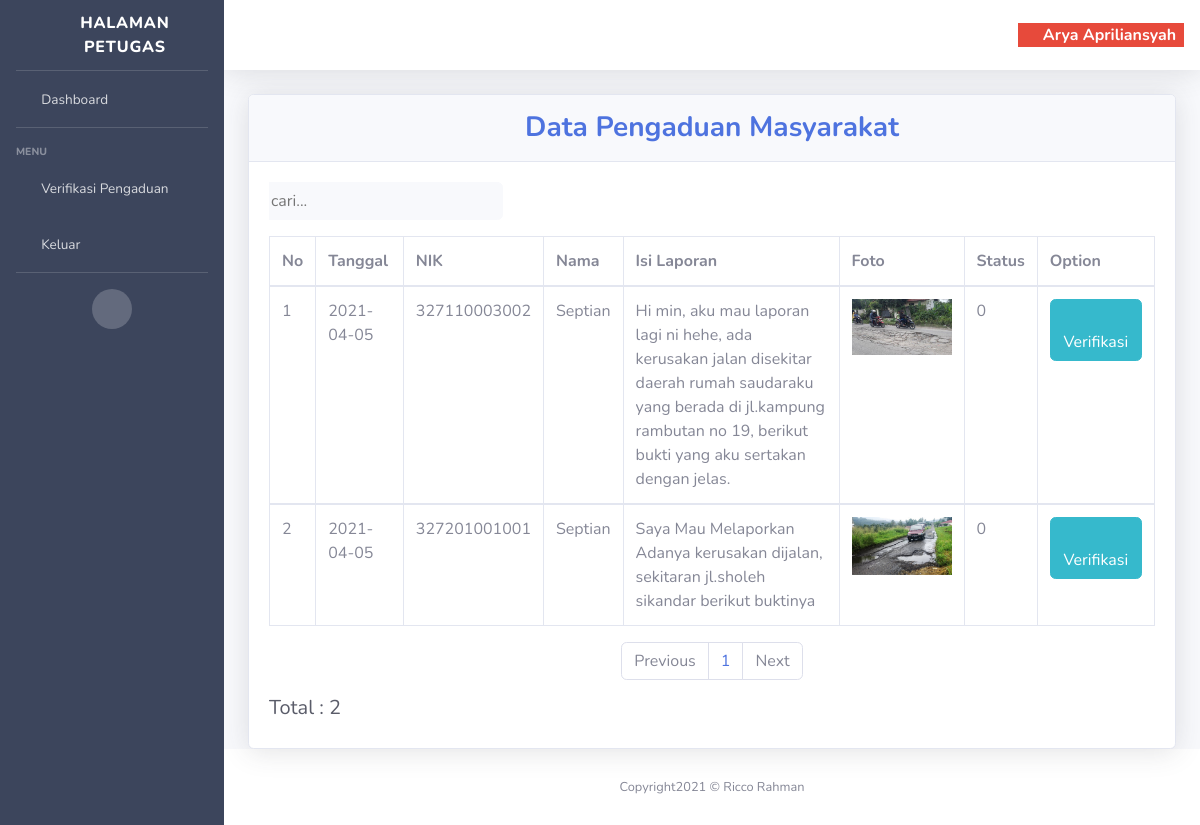
Page /petugas/dashboard/index.php?u=validasi_verifikasi (signed in) on the committed database.
### tables this page shows
CREATE TABLE IF NOT EXISTS `pengaduan` (
  `id_pengaduan` int(11) NOT NULL AUTO_INCREMENT,
  `tgl_pengaduan` date NOT NULL,
  `nik` varchar(16) NOT NULL,
  `nama` varchar(35) NOT NULL,
  `isi_laporan` text NOT NULL,
  `foto` varchar(255) NOT NULL,
  `status` enum('0','proses','selesai') NOT NULL,
  PRIMARY KEY (`id_pengaduan`)
);

### petugas/dashboard/verifikasi.php (the view, shortened to what this page needs)
<?php include_once "../../config/koneksi.php";
  if (isset($_POST['cari'])){
    $cari = $_POST['keyword'];
    $_SESSION['cari'] = $cari;
  }else {
    $cari = isset($_SESSION['cari']);
  }
  $ambilData = mysqli_query($conn, "SELECT * FROM pengaduan WHERE status = '0' ");
  $batas = 5;
  $total = mysqli_num_rows($ambilData);
  $jumlahPagination = ceil($total / $batas);
  $halaman = isset($_GET['halaman'])?(int)$_GET['halaman'] : 1;
  $halamanAwal = ($halaman * $batas) - $batas ;
  $previous = $halaman - 1;
  $next = $halaman + 1;
  if ($cari == "") {
    $dataPerhalaman = mysqli_query($conn, "SELECT * FROM pengaduan WHERE status = '0' LIMIT $halamanAwal, $batas");
  }else{
    $dataPerhalaman = mysqli_query($conn, "SELECT * FROM pengaduan WHERE status = '0' OR nama LIKE '%$cari%' LIMIT $halamanAwal, $batas");
  }
?>
    <div class="card shadow">
            <div class="card-header py-3">
              <h3 class="m-0 font-weight-bold text-primary text-center">Data Pengaduan Masyarakat</h3>
            </div>
            <div class="card-body">
              <div class="table-responsive">
                <form method="post" action="?p=data_masyarakat" class="mb-3">
                  <div class="input-group">
                    <input type="text" class="border-0 bg-light inpt" name="keyword" placeholder="cari..." autofocus>
                    <div class="input-group-append">
                      <button class="btn btn-light" type="submit" name="cari">
                        <i class="fas fa-search fa-sm"></i>
                      </button>
                    </div>
                  </div>
                </form>
                <table class="table table-bordered" id="dataTable" width="100%" cellspacing="0">
                  <thead>
                    <tr>
                      <th>No</th>
                      <th>Tanggal</th>
                      <th>NIK</th>
                      <th>Nama</th>
                      <th>Isi Laporan</th>
                      <th>Foto</th>
                      <th>Status</th>
                      <th>Option</th>
                    </tr>
                  </thead>
                  <?php
                  $no = $halamanAwal + 1;
                  while ($data = mysqli_fetch_array($dataPerhalaman)){
                  ?>
                  <tbody>
                    <tr>
                      <td><?php echo $no++; ?></td>
                      <td><?php echo $data['tgl_pengaduan']; ?></td>
                      <td><?php echo $data['nik']; ?></td>
                      <td><?php echo $data['nama']; ?></td>
                      <td><?php echo $data['isi_laporan']; ?></td>
                      <td><img src="<?php echo '../../foto/'.$data['foto']; ?>" alt="gambar" width="100"></td>
                      <td><?php echo $data['status']; ?></td>
                      <td cols="2">
                          <a href="proses.php?id=<?php echo $data['id_pengaduan']; ?>" class="btn btn-info" onclick="return confirm('Proses Pengaduan ini?')">
                            <i class="fas fa-check"></i>
                            <span>Verifikasi</span>
                          </a>
                      </td>
                    </tr>
                  </tbody>
                  <?php } ?>
                </table>
                <ul class="pagination justify-content-center">
                    <li class="page-item">
                      <a class="page-link" <?php if($halaman > 1){ echo "href='?p=verifikasi&halaman=$previous'"; } ?>>Previous</a>
                    </li>
                    <?php
                    for($x=1;$x<=$jumlahPagination;$x++){
                      ?>
                      <li class="page-item"><a class="page-link" href="?p=verifikasi&halaman=<?php echo $x ?>"><?php echo $x; ?></a></li>
                      <?php
                    }
                    ?>
                    <li class="page-item">
                      <a  class="page-link" <?php if($halaman < $jumlahPagination) { echo "href='?p=verifikasi&halaman=$next'"; } ?>>Next</a>
                    </li>
                  </ul>
                <div class="h5">
                  <span class="text-dark">Total : <?php echo $total; ?></span>
                </div>
              </div>
            </div>
          </div>

### petugas/dashboard/index.php (shortened to what this page needs)
<!DOCTYPE html>
<html lang="en">
<head>
  <link href="../../vendor/fontawesome-free/css/all.min.css" rel="stylesheet" type="text/css">
  <link href="../../css/admin.min.css" rel="stylesheet">
</head>
<body id="page-top">
  <div id="wrapper">
    <ul class="navbar-nav bp sidebar sidebar-dark accordion" id="accordionSidebar">
      <a class="sidebar-brand d-flex align-items-center justify-content-center" href="?u=dashboard">
        <div class="sidebar-brand-icon">
          <i class="fas fa-home"></i>
        </div>
        <div class="sidebar-brand-text mx-3">Halaman Petugas</div>
      </a>
      <hr class="sidebar-divider my-0">
      <li class="nav-item">
        <a class="nav-link" href="?u=dashboard">
          <i class="fas fa-fw fa-tachometer-alt"></i>
          <span>Dashboard</span></a>
      </li>
      <hr class="sidebar-divider">
      <div class="sidebar-heading">
        Menu
      </div>
      <li class="nav-item">
        <a class="nav-link" href="?u=validasi_verifikasi">
          <i class="fas fa-fw fa-check"></i>
          <span>Verifikasi Pengaduan</span></a>
      </li>
      <li class="nav-item">
        <a class="nav-link" href="../../admin/logout.php">
          <i class="fas fa-fw fa-sign-out-alt"></i>
          <span>Keluar</span></a>
      </li>
      <hr class="sidebar-divider d-none d-md-block">
      <div class="text-center d-none d-md-inline">
        <button class="rounded-circle border-0" id="sidebarToggle"></button>
      </div>
    </ul>
    <div id="content-wrapper" class="d-flex flex-column">
      <div id="content">
        <nav class="navbar navbar-expand navbar-light bg-white topbar mb-4 static-top shadow">
          <div class="ml-auto bg-danger" width='50' heigth="50">
            <span class="text-white font-weight-bold mr-2 ml-2 mt-2 mb-2"><i class="fas fa-user"></i> <?php echo $_SESSION['nama']; ?></span>
          </div>
        </nav>
        <div class="container-fluid">
          <?php require_once "hal.php"; ?>
        </div>
      </div>
      <footer class="sticky-footer bg-white">
        <div class="container my-auto">
          <div class="copyright text-center my-auto">
            <span>Copyright2021 &copy; Ricco Rahman</span>
          </div>
        </div>
      </footer>
    </div>
  </div>
</body>
</html>

### petugas/dashboard/hal.php (shortened to what this page needs)
<?php
	if(isset($_GET['u'])){
		$u = $_GET['u'];
		switch ($u) {
			case 'validasi_verifikasi':
				include_once "verifikasi.php";
				break;
		}
	}
?>

### petugas/dashboard/index.php (style rules this page uses)
.bp { background-color: #3c455c; }

### petugas/dashboard/verifikasi.php (style rules this page uses)
.inpt { outline-style: none; }

### rows in the picture
pengaduan: tgl_pengaduan "2021-04-05", nik "327110003002", nama "Septian", isi_laporan "Hi min, aku mau laporan lagi ni hehe, ada kerusakan jalan disekitar daerah rumah saudaraku yang berada di jl.kampung rambutan no 19, berikut bukti yang aku sertakan dengan jelas.", foto (picture), status "0"
pengaduan: tgl_pengaduan "2021-04-05", nik "327201001001", nama "Septian", isi_laporan "Saya Mau Melaporkan Adanya kerusakan dijalan, sekitaran jl.sholeh sikandar berikut buktinya", foto (picture), status "0"

### other values in the picture
$_SESSION['nama'] "Arya Apriliansyah"
$total "2"
